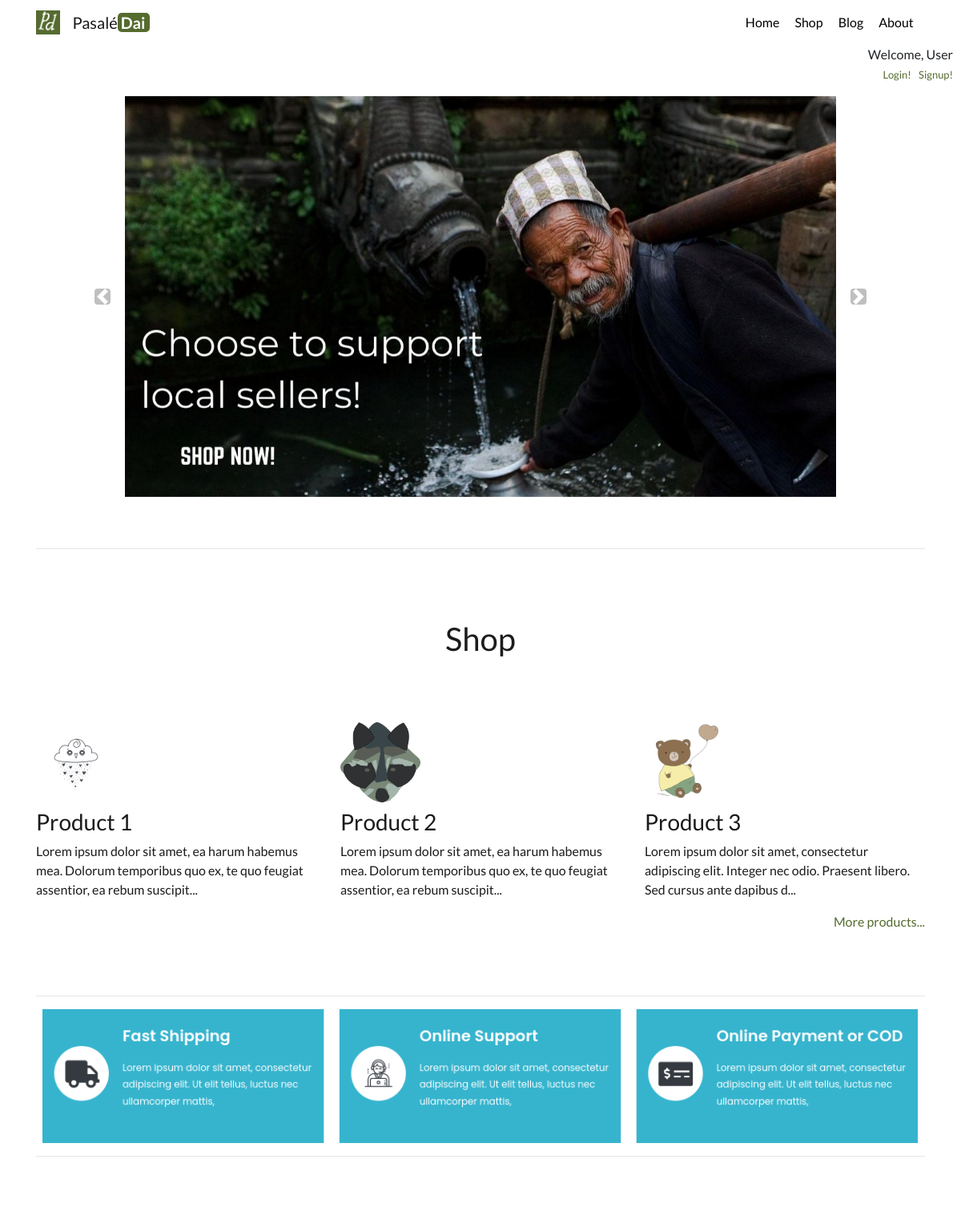
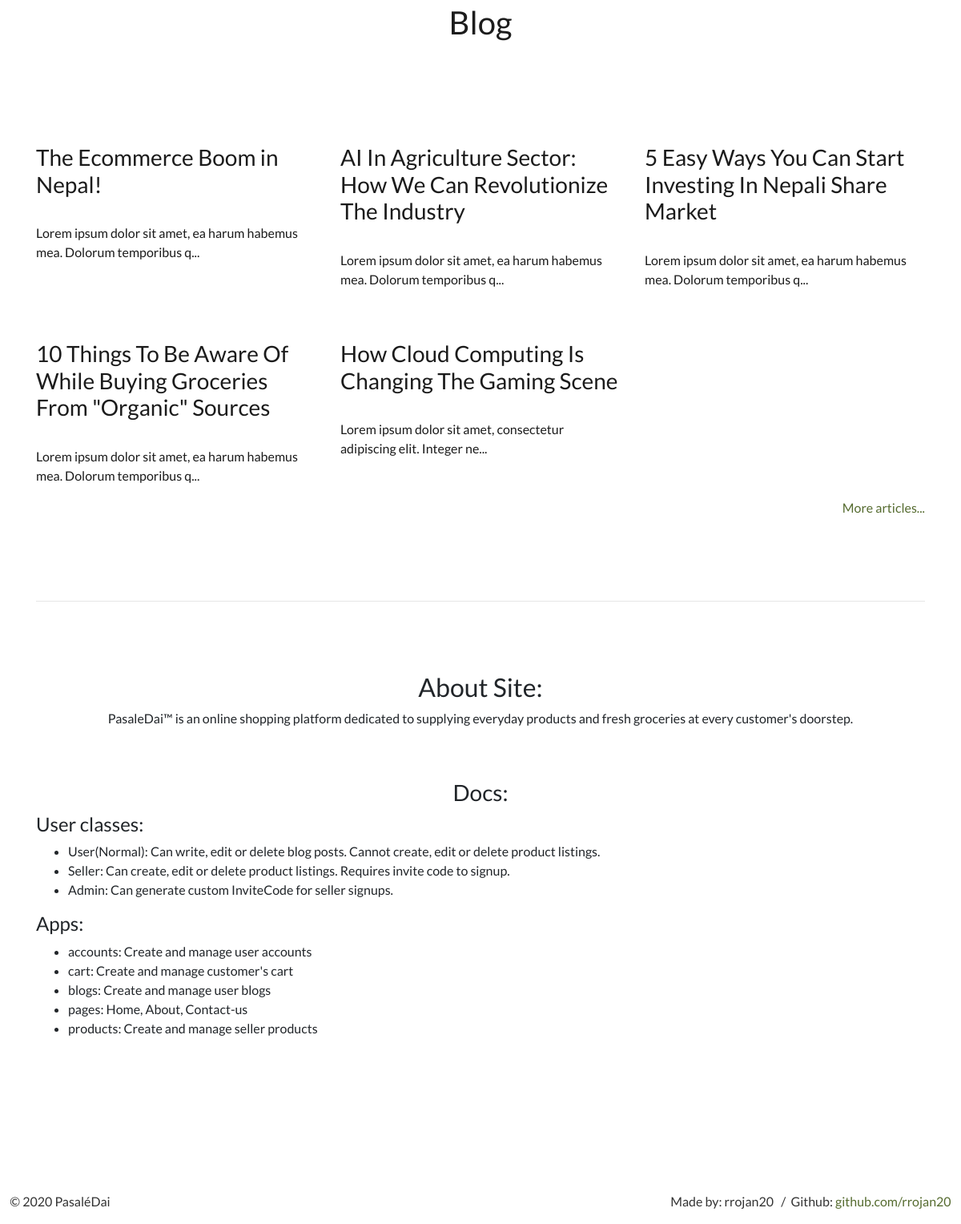
The page / on the database its author committed (2 pictures, top to bottom).
### products/models.py (models this page shows, shortened)
class Product(models.Model):
    title = models.CharField(max_length=100)
    description = models.TextField()
    price = models.DecimalField(decimal_places=2, max_digits=7)
    summary = models.TextField(blank=True, null=True, max_length=150)
    featured = models.BooleanField(default=False)
    thumb = models.ImageField(upload_to='products/media', default='default.png', blank=True)
    seller = models.ForeignKey(User, on_delete=models.PROTECT, default=None)
    date = models.DateField(default=None)
    def get_absolute_url(self):
        return reverse("products:product-details", kwargs={"id_": self.id})
    def snippet2(self):
        return self.description[:120] + '...'

### blogs/models.py (models this page shows, shortened)
class Article(models.Model):
    title = models.CharField(max_length=100)
    description = models.TextField()
    featured = models.BooleanField(default=False)
    date = models.DateTimeField(auto_now_add=True)
    author = models.ForeignKey(User, on_delete=models.PROTECT, default=None)
    def get_absolute_url(self):
        return reverse('articles:detail-view', kwargs={"id": self.id})
    def snippet(self):
        return self.description[:70] + '...'

### pages/views.py (the view)
# urls.py: path('', home_view, name="home"),
def home_view(request):
    products = Product.objects.all()[:3]
    articles = Article.objects.all()[:5]
    return render(request, 'pages/home.html', context={'products': products, 'articles': articles,})

### pages/templates/pages/home.html (shortened to what this page needs)
{% extends 'base.html' %}
{% load static %}
{% block content %}
<div id="carouselExampleControls" class="carousel slide" data-ride="carousel">
    <div class="carousel-inner">
      <div class="carousel-item active">
        <img class="d-block w-100" src="{% static 'pages/first.jpg' %}" alt="First slide" style="max-width: 80%; display: block;margin-left: auto;margin-right: auto;">
      </div>
    </div>
    <a class="carousel-control-prev" href="#carouselExampleControls" role="button" data-slide="prev">
      <span class="carousel-control-prev-icon" aria-hidden="true" style="background-color: gray;border-radius: 20%;"></span>
    </a>
    <a class="carousel-control-next" href="#carouselExampleControls" role="button" data-slide="next">
      <span class="carousel-control-next-icon" aria-hidden="true" style="background-color: gray; border-radius: 20%;"></span>
    </a>
  </div>
<br><br><hr><br><br><br>
<h1 style="text-align: center;"><a href="/products/" style="text-decoration: none; color: #1c1c1c;">Shop</a></h1>
<br><br><br>
<div class="row">
    {% for product in products %}
      <div class="col-lg-4 col-md-6">
        <a href="{{ product.get_absolute_url }}" style="text-decoration: none; color: #1b1b1b;">
        {% if product.url %}
        <a href="{{ product.get_absolute_url }}">
          <img src="{{ product.thumb.url }}" class="img-fluid mb-2" style="width: 100px; height: 100px;">
        </a>
        {% else %}
        <img src="{{ product.thumb.url }}" class="img-fluid mb-2" style="width: 100px; height: 100px;">
        {% endif %}
        <h3>{{ product.title }}</h3>
        <p>{{ product.snippet2|striptags }}</p>
        </a>
      </div>
    {% endfor %}
  </div>
  <p style="text-align: right;"><a href="/products/" style="text-decoration: none;">More products...</a></p>
  <br>
  <br>
<hr>
  <img src="{% static 'pages/cards.png' %}" style="max-width:99%;display: block;margin-left: auto;margin-right: auto;"/>
  <hr><br><br><br>
  <h1 style="text-align: center;"><a href="/articles/" style="text-decoration: none; color: #1c1c1c">Blog</a></h1>
  <br><br><br>
  <div class="row">
      {% for post in articles %}
      <div class="col-lg-4 col-md-6">
        <br><br>
        <a href="{{ post.get_absolute_url }}" style="text-decoration: none; color: #1b1b1b;">
        <h3>{{ post.title }}</h3>
        <br>
        <p>{{ post.snippet|striptags }}</p>
        </a>
      </div>
      {% endfor %}
    </div>
    <p style="text-align: right;"><a href="/articles/" style="text-decoration: none;">More articles...</a></p>
<br><br><br>
<hr>
<br><br><br>
<h2 style="text-align:center;">About Site:</h2>
<p style="text-align:center">PasaleDai™ is an online shopping platform dedicated to supplying everyday products and fresh groceries at every customer's doorstep.</p>
<br><br>
<h3 style="text-align: center">Docs:</h3>
<h4>User classes:</h4>
<ul>
    <li>
        User(Normal): Can write, edit or delete blog posts. Cannot create, edit or delete product listings.
    </li>
    <li>
        Seller: Can create, edit or delete product listings. Requires invite code to signup.
    </li>
    <li>
        Admin: Can generate custom InviteCode for seller signups.
    </li>
</ul>
<h4>Apps:</h4>
<ul>
    <li>
        accounts: Create and manage user accounts
    </li>
    <li>
        cart: Create and manage customer's cart
    </li>
    <li>
        blogs: Create and manage user blogs
    </li>
    <li>
        pages: Home, About, Contact-us
    </li>
    <li>
        products: Create and manage seller products
    </li>
</ul>
<br>
<br>
<br><br>
<br>
{% endblock %}

### pages/static/pages/custom.css (style rules this page uses)
body { font-family: 'Lato', sans-serif; }

### templates/base.html (style rules this page uses)
a { color: darkolivegreen; }

### rows shown on the page
Product: thumb (picture), title "Product 1", snippet2 "Lorem ipsum dolor sit amet, ea harum habemus mea. Dolorum temporibus quo ex, te quo feugiat assentior, ea rebum suscipit..."
Product: thumb (picture), title "Product 2", snippet2 "Lorem ipsum dolor sit amet, ea harum habemus mea. Dolorum temporibus quo ex, te quo feugiat assentior, ea rebum suscipit..."
Product: thumb (picture), title "Product 3", snippet2 "Lorem ipsum dolor sit amet, consectetur adipiscing elit. Integer nec odio. Praesent libero. Sed cursus ante dapibus d..."
Article: title "The Ecommerce Boom in Nepal!", snippet "Lorem ipsum dolor sit amet, ea harum habemus mea. Dolorum temporibus q..."
Article: title "AI In Agriculture Sector: How We Can Revolutionize The Industry", snippet "Lorem ipsum dolor sit amet, ea harum habemus mea. Dolorum temporibus q..."
Article: title "5 Easy Ways You Can Start Investing In Nepali Share Market", snippet "Lorem ipsum dolor sit amet, ea harum habemus mea. Dolorum temporibus q..."
Article: title "10 Things To Be Aware Of While Buying Groceries From \"Organic\" Sources", snippet "Lorem ipsum dolor sit amet, ea harum habemus mea. Dolorum temporibus q..."
Article: title "How Cloud Computing Is Changing The Gaming Scene", snippet "Lorem ipsum dolor sit amet, consectetur adipiscing elit. Integer ne..."
